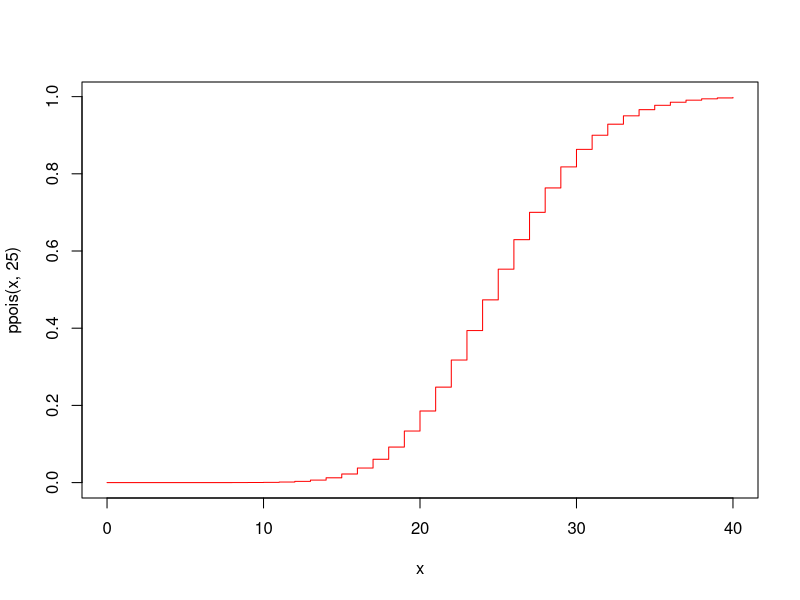
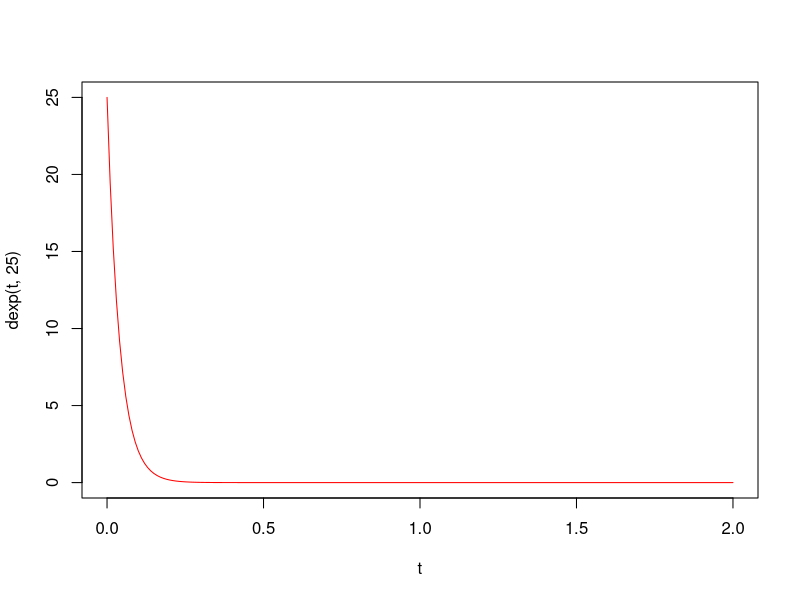
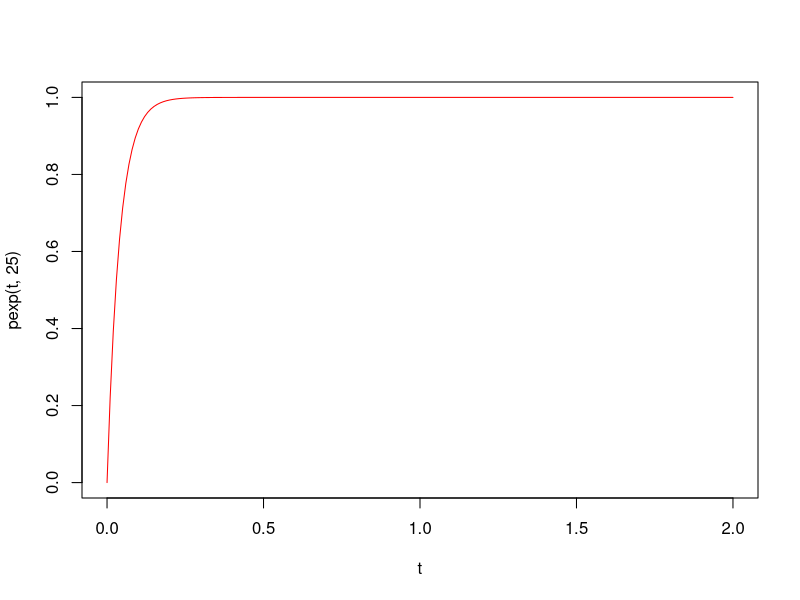

Here is the R script that generated these plots, in order:
dpois(30,25)
ppois(30,25)
x= 0:40
plot(x, ppois(x,25), type="s", col="red")
ppois(25,25)-ppois(19,25)
###########
#pregunta 1 que hi hagi una probabilitat que el temps entre trucada es 0 perque es l'integral de 0,33 fins 0,33#

t= seq(0,2,0.01)

plot(t, dexp(t,25), type="l", col="red")
plot(t, pexp(t,25), type="l", col="red")

1-pexp(0.052,25)
#p(t>=0.052)=0.2725318#
#dexp=f(x)
#pexp=F(x)
#rexp=smulacion
#qexp=F(0.5)^-1=mediana
#qexp=F(0.25)^-1=quantil
#tiempo medio=1/lambda
mean(rexp(500000,25))
1/25
